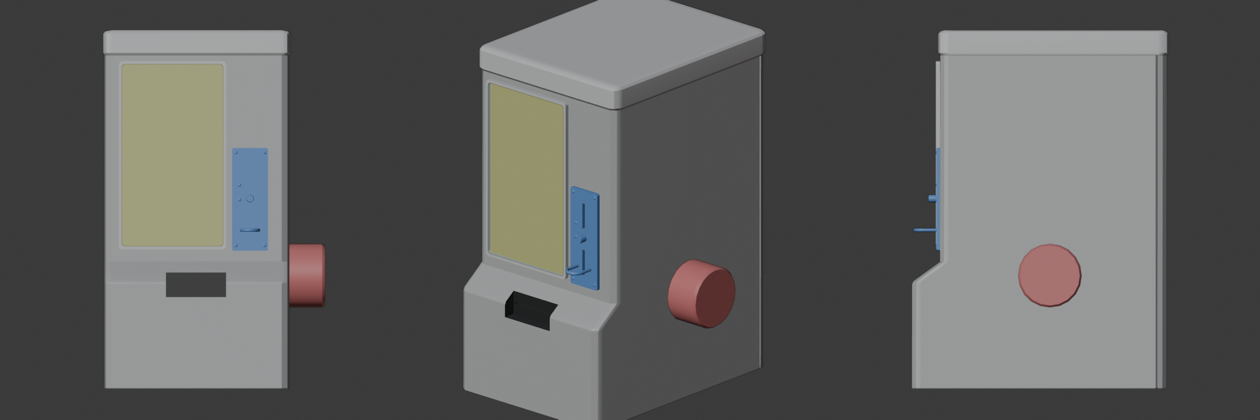
#> input picture renders/card_check/sheet.png, 1260 x 420 px
$ python cut_backs.py ../renders/card_check/sheet.png ../renders/card_check/sheet.png ../renders/card_check/sheet.png
#> lines starting #> are read from the running program, lines starting #| are printed output that depends on the picture
# 卡背樣式（Gemini 手繪，一排 4 張直的卡）→ web/assets/tex/back_<id>.webp（300×437）
#   py -I tools/cut_backs.py <sheet.png> <id1,id2,id3,id4> web/assets/tex
#   找出每張卡：直向的白色空隙把卡分開 → 每張裁掉四周白邊 → 往內縮一點（圓角外的白色不要）→ 照卡片比例 0.686 置中裁、縮放
import sys
from PIL import Image

src, ids, out = sys.argv[1], sys.argv[2].split(','), sys.argv[3]
im = Image.open(src).convert('RGB')
#> im is the input picture: PIL image 1260x420 RGB; mean R, G, B 96.1, 96, 94.6
W, H = im.size
#> W = 1260; H = 420
px = im.load()


def ink(r, g, b):
    return min(r, g, b) < 225


# 每一欄有沒有「不是白色」的點（上下各留一點邊）
cols = []
for x in range(W):
    n = 0
    for y in range(0, H, 2):
        if ink(*px[x, y]):
            n += 1
    cols.append(n)
#> after the loop, cols = 1260 values from 210 to 210
runs = []
start = None
for x, n in enumerate(cols + [0]):
    if n > 3 and start is None:
        start = x
    elif n <= 3 and start is not None:
        if x - start > W * 0.08:
            runs.append((start, x))
        start = None
#> after the loop, runs = [(0, 1260)]
print('cards found', len(runs), runs)
#| cards found 1 [(0, 1260)]
assert len(runs) == len(ids), f'expected {len(ids)} cards, found {len(runs)}'
for (x0, x1), cid in zip(runs, ids):
    ys = [y for y in range(H) if any(ink(*px[x, y]) for x in range(x0, x1, 3))]
    y0, y1 = min(ys), max(ys) + 1
    card = im.crop((x0, y0, x1, y1))
    cw, ch = card.size
    k = 0.035  # 圓角外的白色裁掉
    card = card.crop((round(cw * k), round(ch * k * 0.686), round(cw * (1 - k)), round(ch * (1 - k * 0.686))))
    cw, ch = card.size
    r = 0.686
    if cw / ch > r:
        nw = round(ch * r)
        card = card.crop(((cw - nw) // 2, 0, (cw - nw) // 2 + nw, ch))
    else:
        nh = round(cw / r)
        card = card.crop((0, (ch - nh) // 2, cw, (ch - nh) // 2 + nh))
    card = card.resize((300, 437), Image.LANCZOS)
    card.save(f'{out}/back_{cid}.webp', quality=88)
    print(cid, (x0, y0, x1, y1), '->', card.size)
#> this loop made 1 pass
#> (y0, y1) on pass 1: (0, 420)
#| ../renders/card_check/sheet.png (0, 0, 1260, 420) -> (300, 437)
#> pass 1, `card = card.crop((round(cw * k), round(ch * k * 0.686), round(cw * (1 ..`:
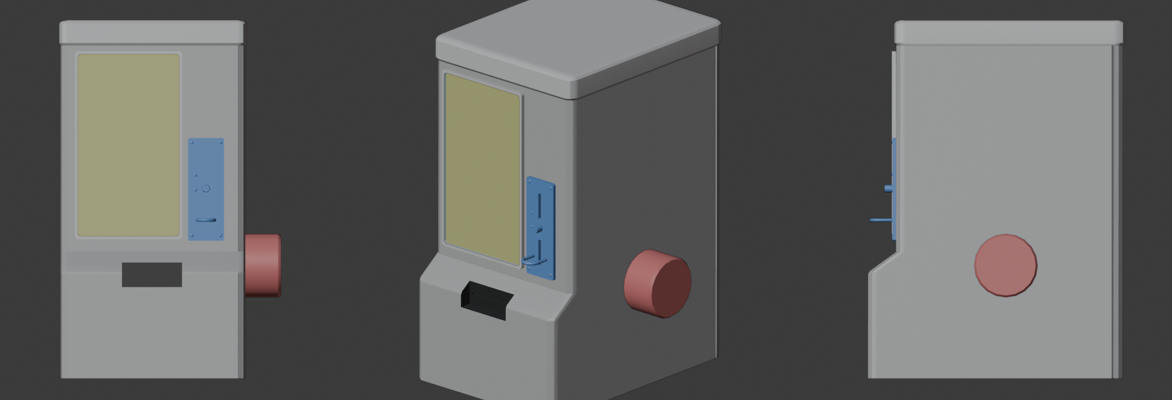
#> card: PIL image 1172x400 RGB; mean R, G, B 100.6, 100.6, 99
#> pass 1, `card = card.crop(((cw - nw) // 2, 0, (cw - nw) // 2 + nw, ch))`:
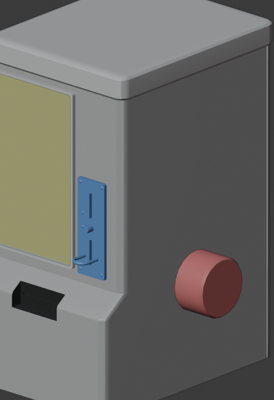
#> card: PIL image 274x400 RGB; mean R, G, B 108, 107.6, 104.6

$ run again, with renders/card_check/front.png copied over renders/card_check/sheet.png
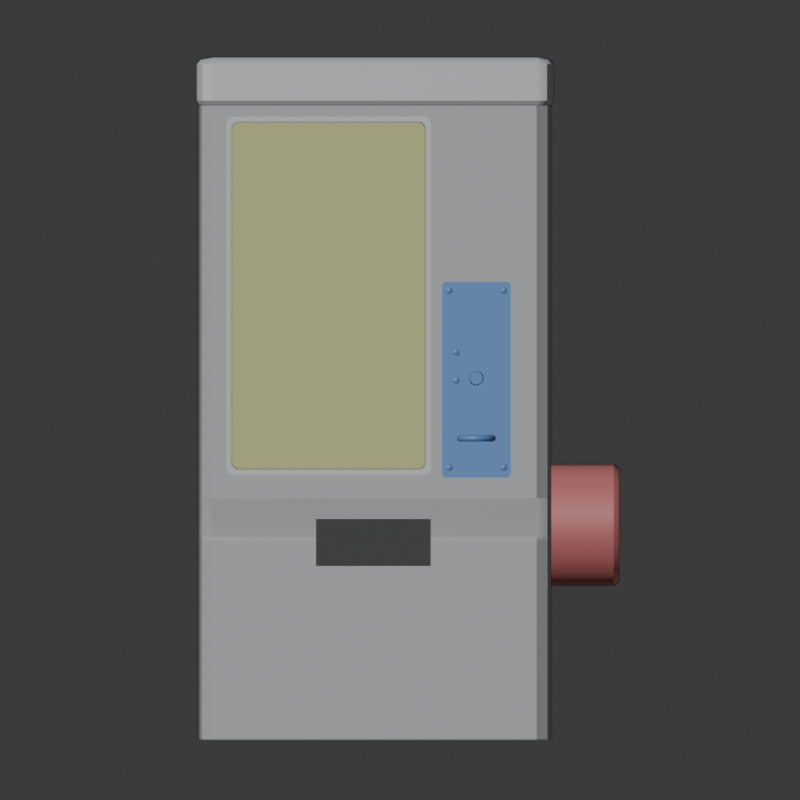
#> input picture renders/card_check/front.png, 800 x 800 px
#| cards found 1 [(0, 800)]
#> the loop `for (x0, x1), cid in zip(runs, ids):` made 1 pass
#> (y0, y1) on pass 1: (0, 800)
#> (printed output is left out)
#> pass 1, `card = card.crop((round(cw * k), round(ch * k * 0.686), round(cw * (1 ..`:
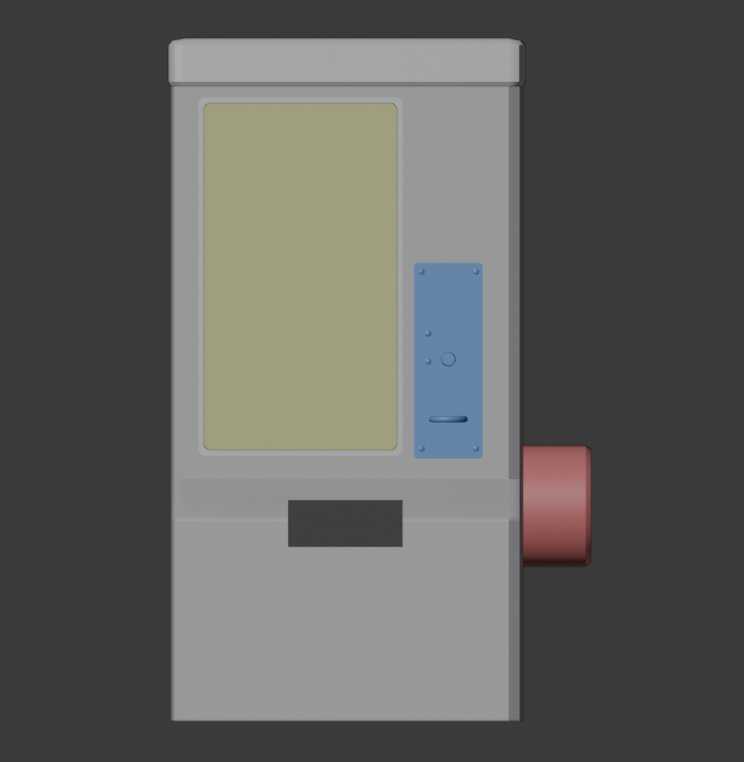
#> card: PIL image 744x762 RGB; mean R, G, B 97, 97.3, 94.4
#> pass 1, `card = card.crop(((cw - nw) // 2, 0, (cw - nw) // 2 + nw, ch))`:
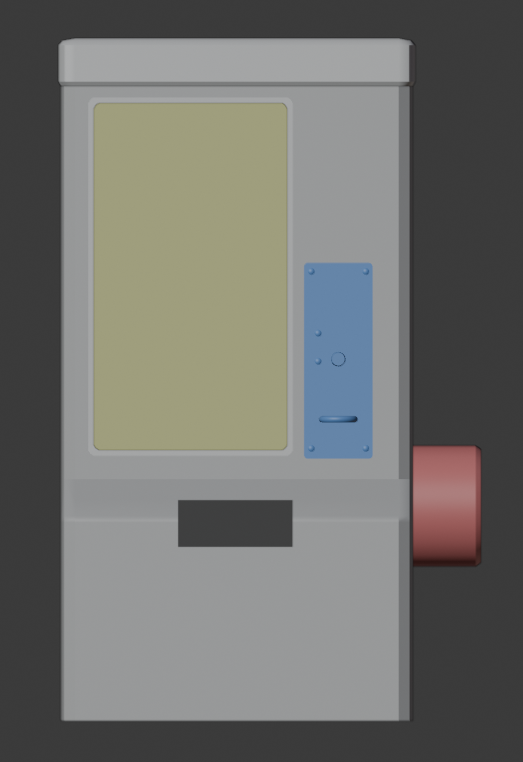
#> card: PIL image 523x762 RGB; mean R, G, B 113.3, 113.6, 109.5

$ run again, with renders/card_check/persp.png copied over renders/card_check/sheet.png
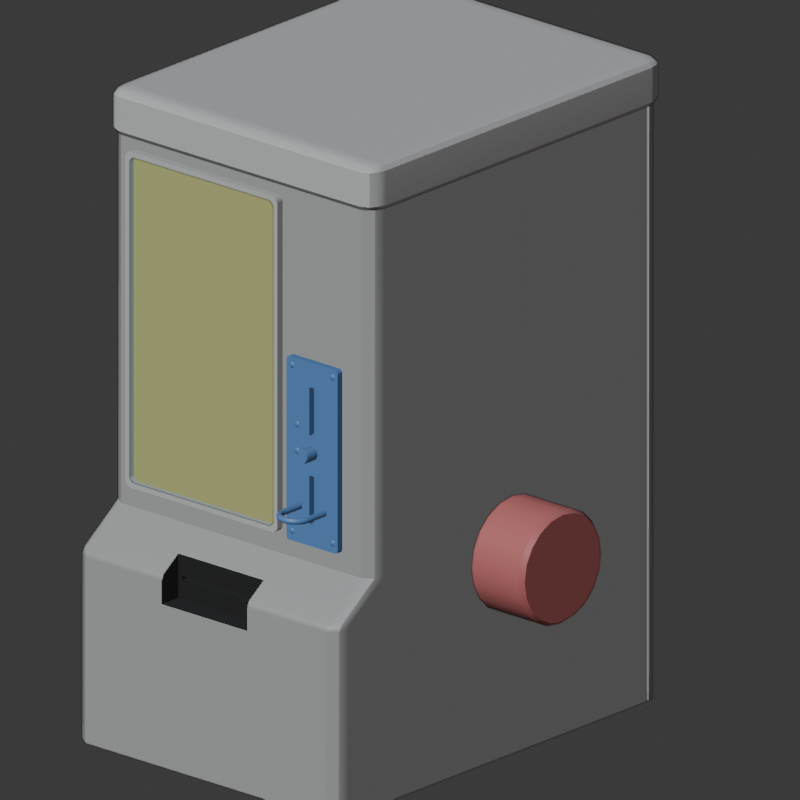
#> input picture renders/card_check/persp.png, 800 x 800 px
#| cards found 1 [(0, 800)]
#> the loop `for (x0, x1), cid in zip(runs, ids):` made 1 pass
#> (y0, y1) on pass 1: (0, 800)
#> (printed output is left out)
#> pass 1, `card = card.crop((round(cw * k), round(ch * k * 0.686), round(cw * (1 ..`:
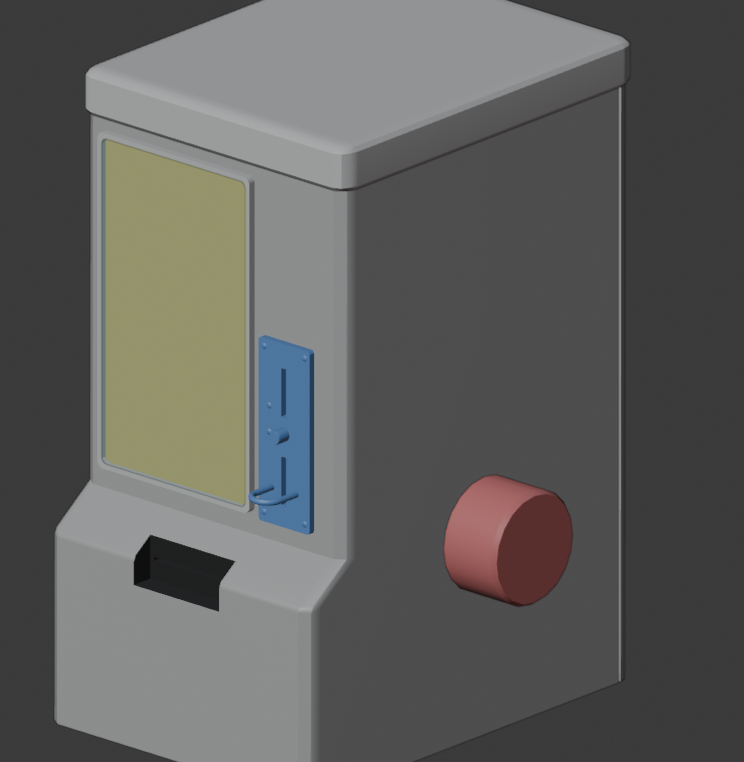
#> card: PIL image 744x762 RGB; mean R, G, B 96.4, 96.1, 94
#> pass 1, `card = card.crop(((cw - nw) // 2, 0, (cw - nw) // 2 + nw, ch))`:
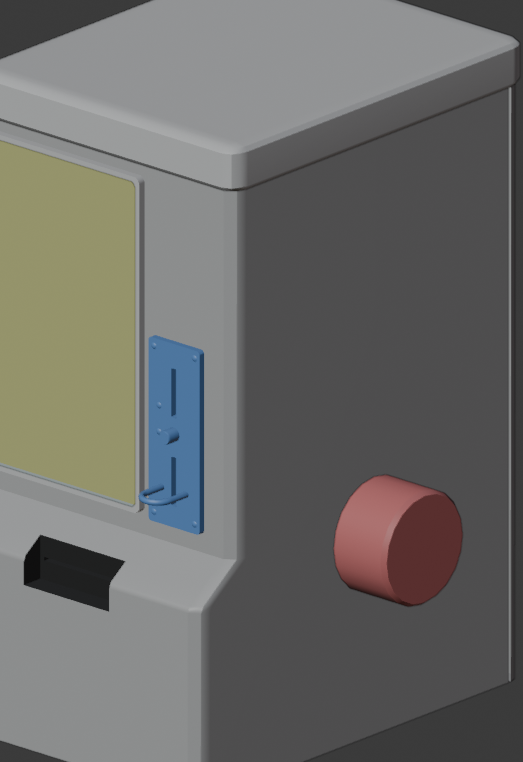
#> card: PIL image 523x762 RGB; mean R, G, B 108.1, 107.6, 104.6

$ run again, with renders/card_check/right.png copied over renders/card_check/sheet.png
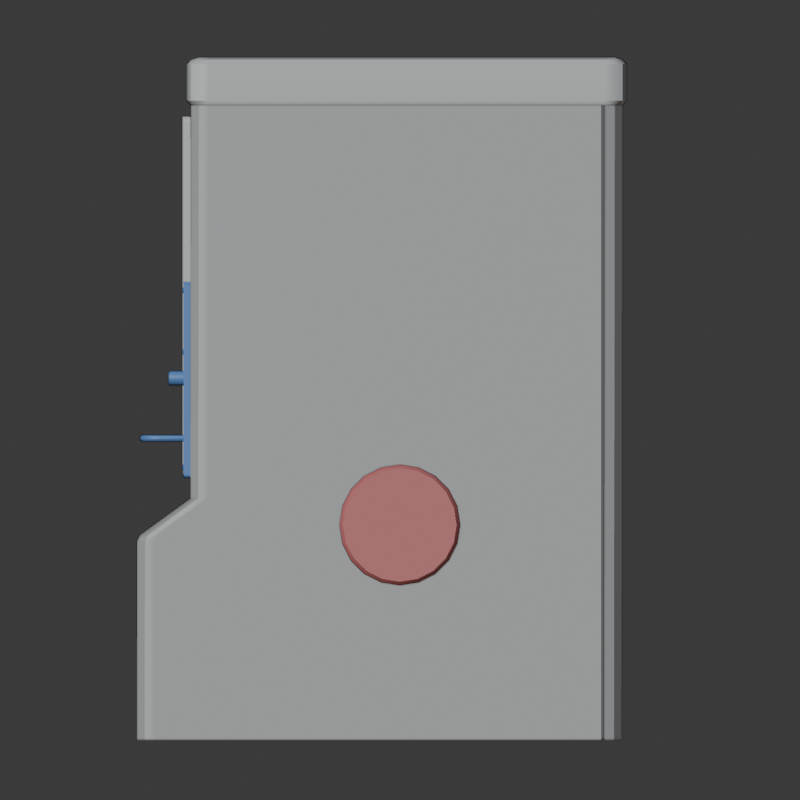
#> input picture renders/card_check/right.png, 800 x 800 px
#| cards found 1 [(0, 800)]
#> the loop `for (x0, x1), cid in zip(runs, ids):` made 1 pass
#> (y0, y1) on pass 1: (0, 800)
#> (printed output is left out)
#> pass 1, `card = card.crop((round(cw * k), round(ch * k * 0.686), round(cw * (1 ..`:
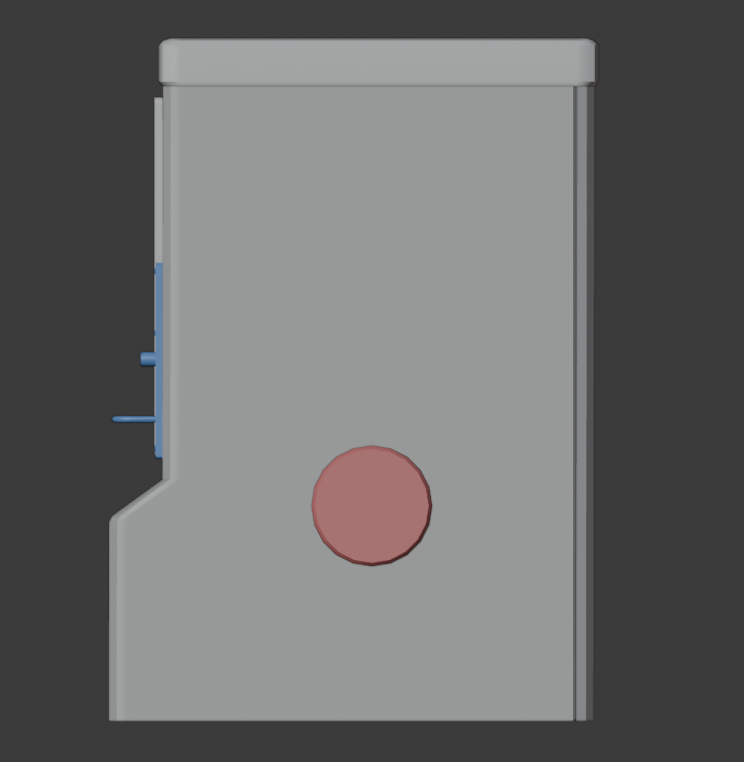
#> card: PIL image 744x762 RGB; mean R, G, B 108.5, 108.2, 108.6
#> pass 1, `card = card.crop(((cw - nw) // 2, 0, (cw - nw) // 2 + nw, ch))`:
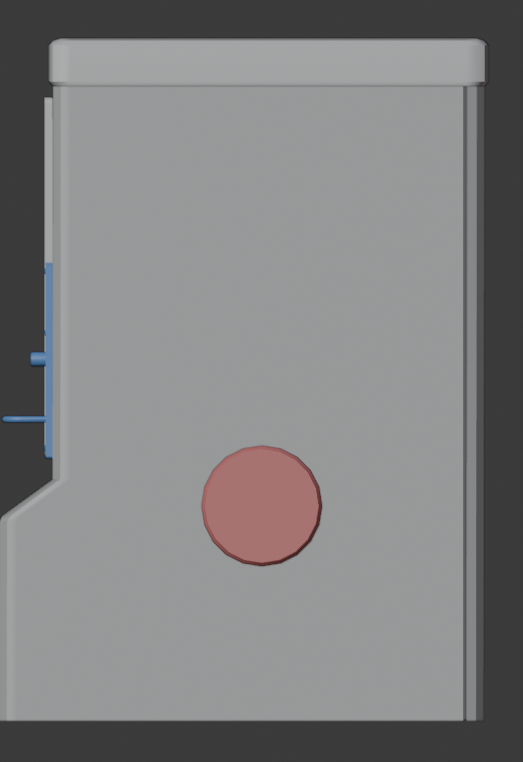
#> card: PIL image 523x762 RGB; mean R, G, B 129.6, 129.2, 129.7
